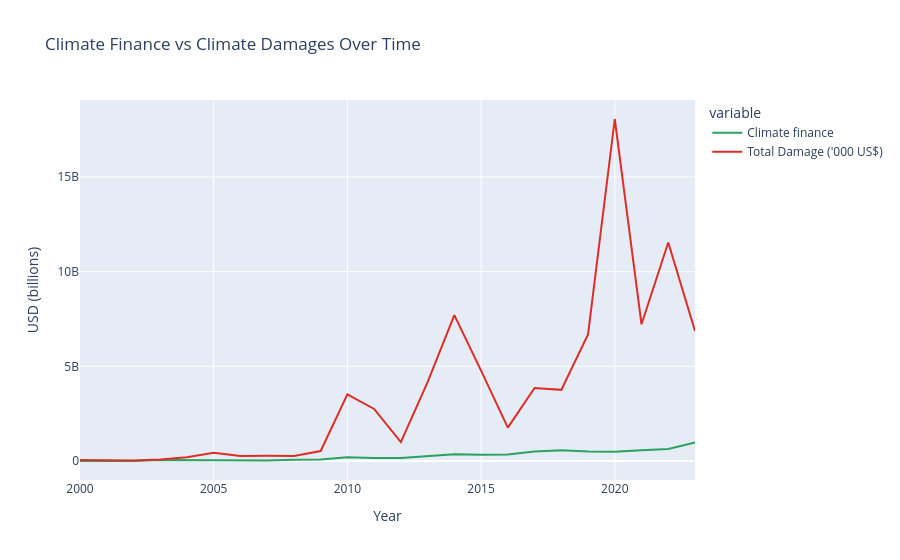

This figure's notebook cell:
### Code cell
fig = px.line(
    finance_loss,
    x='Year',
    y=['Climate finance', "Total Damage ('000 US$)"],

    color_discrete_map={
        'Climate finance': '#2ca25f',   # green
        "Total Damage ('000 US$)": '#de2d26'    # red
    },

    title='Climate Finance vs Climate Damages Over Time'
)

fig.update_layout(
    yaxis_title='USD (billions)',
    xaxis_title='Year'
)

fig.show()

### Figure 1 — Plotly figure (JSON) as saved in the notebook; plotly's stock layout.template omitted (floating-point values rounded to 4 significant figures)
{"data": [{"hovertemplate": "variable=Climate finance<br>Year=%{x}<br>value=%{y}<extra></extra>", "legendgroup": "Climate finance", "line": {"color": "#2ca25f", "dash": "solid"}, "marker": {"symbol": "circle"}, "mode": "lines", "name": "Climate finance", "orientation": "v", "showlegend": true, "type": "scatter", "x": [2000, 2002, 2003, 2004, 2005, 2006, 2007, 2008, 2009, 2010, 2011, 2012, 2013, 2014, 2015, 2016, 2017, 2018, 2019, 2020, 2021, 2022, 2023], "xaxis": "x", "y": [3278000.0, 5894000.0, 55620000.0, 45740000.0, 38180000.0, 45230000.0, 33770000.0, 75200000.0, 77930000.0, 198300000.0, 157600000.0, 161900000.0, 255500000.0, 353700000.0, 327600000.0, 349600000.0, 509500000.0, 573000000.0, 508000000.0, 492600000.0, 573700000.0, 636000000.0, 980400000.0], "yaxis": "y"}, {"hovertemplate": "variable=Total Damage ('000 US$)<br>Year=%{x}<br>value=%{y}<extra></extra>", "legendgroup": "Total Damage ('000 US$)", "line": {"color": "#de2d26", "dash": "solid"}, "marker": {"symbol": "circle"}, "mode": "lines", "name": "Total Damage ('000 US$)", "orientation": "v", "showlegend": true, "type": "scatter", "x": [2000, 2002, 2003, 2004, 2005, 2006, 2007, 2008, 2009, 2010, 2011, 2012, 2013, 2014, 2015, 2016, 2017, 2018, 2019, 2020, 2021, 2022, 2023], "xaxis": "x", "y": [53021581, 27922009, 87209911, 204975290, 438949406, 268777132, 284572024, 272890005, 529275939, 3521161221, 2750999939, 1001693321, 4170585120, 7702226680, 4775089906, 1766267867, 3855000000.0, 3757842474, 6688635515, 18054271416, 7219550130, 11538406185, 6866325680], "yaxis": "y"}], "layout": {"autosize": true, "legend": {"title": {"text": "variable"}, "tracegroupgap": 0}, "title": {"text": "Climate Finance vs Climate Damages Over Time"}, "xaxis": {"anchor": "y", "autorange": true, "domain": [0, 1], "range": [2000, 2023], "title": {"text": "Year"}, "type": "linear"}, "yaxis": {"anchor": "x", "autorange": true, "domain": [0, 1], "range": [-999600000.0, 19060000000.0], "title": {"text": "USD (billions)"}, "type": "linear"}}}
